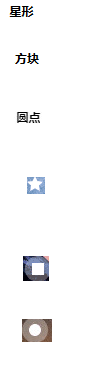
#> input picture resource/templates.bmp, 86 x 368 px
$ python human_recognizer.py
#> lines starting #> are read from the running program, lines starting #| are printed output that depends on the picture
### code_recognizer/load_templates.py
import numpy as np
from matplotlib import pyplot as plt
from skimage import io
import os

"""
加载模板
"""
tem = io.imread(os.path.join(os.path.dirname(__file__), "../resource/templates.bmp"))
#> tem is the input picture: shape (368, 86, 3); mean R, G, B 246.6, 246.4, 246.9

tem_body = []


def load_tems():
    # 加载字符
    CHAR_SIZE = 30
    i = 0
    while i < tem.shape[0]:
        j = 0
        while j < tem.shape[1] and i < tem.shape[0]:
            if tuple(tem[i][j]) != (255, 255, 255):
                tem_body.append(
                    tem[max(i - CHAR_SIZE // 4, 0):min(i + CHAR_SIZE, tem.shape[0]),
                    max(j - CHAR_SIZE // 4, 0):min(j + CHAR_SIZE, tem.shape[1])])
                i += 30
                j += 30
            else:
                j += 1
        i += 1
#> after the loop, i = 368; tem_body = 6 items


def strip(body):
    max_x = body.shape[0] - 1
    min_x = 0
    max_y = body.shape[1] - 1
    min_y = 0
    while not np.any(np.subtract(body[max_x, :].reshape(-1), 255)):
        max_x -= 1
    while not np.any(np.subtract(body[:, max_y].reshape(-1), 255)):
        max_y -= 1
    while not np.any(np.subtract(body[min_x, :].reshape(-1), 255)):
        min_x += 1
    while not np.any(np.subtract(body[min_y, :].reshape(-1), 255)):
        min_y += 1
    return body[min_x:max_x, min_y:max_y], min_x, min_y


def better(body, want):
    # 只显示字符的黑色部分
    body, _, _ = strip(body)
    max_y = 0
    min_y = body.shape[1]
    max_x = 0
    min_x = body.shape[0]
    not_want = np.array([255, 255, 255]) - want
    for i in range(body.shape[0]):
        for j in range(body.shape[1]):
            if np.linalg.norm(body[i][j] - want) < 100:
                min_y = min(min_y, j)
                max_y = max(max_y, j)
                min_x = min(min_x, i)
                max_x = max(max_x, i)
                body[i][j] = want
            else:
                body[i][j] = not_want
    return body[min_x:max_x, min_y:max_y]


load_tems()
for index, body in enumerate(tem_body):
    tem_body[index] = better(body, [0, 0, 0] if index < 3 else [255, 255, 255])
#> this loop made 6 passes
#> not_want in better on passes 1 to 6: [255, 255, 255], [255, 255, 255], [255, 255, 255], [0, 0, 0], [0, 0, 0], [0, 0, 0]

# [5 lines that do not run on import are left out]

### code_recognizer/template_recognizer.py
import os

import numpy as np
from skimage import io, feature, draw

from code_recognizer.load_templates import tem_body, strip

"""
主要的验证码破解器
"""

debug = False  # __name__ == "__main__"


# [8 lines left out: function get_index, not called in this run]


def load_image(filename="haha-demo.png"):
#> called with filename = 'haha.png'
    img = io.imread(os.path.join(os.path.dirname(__file__), "..", "resource", filename))
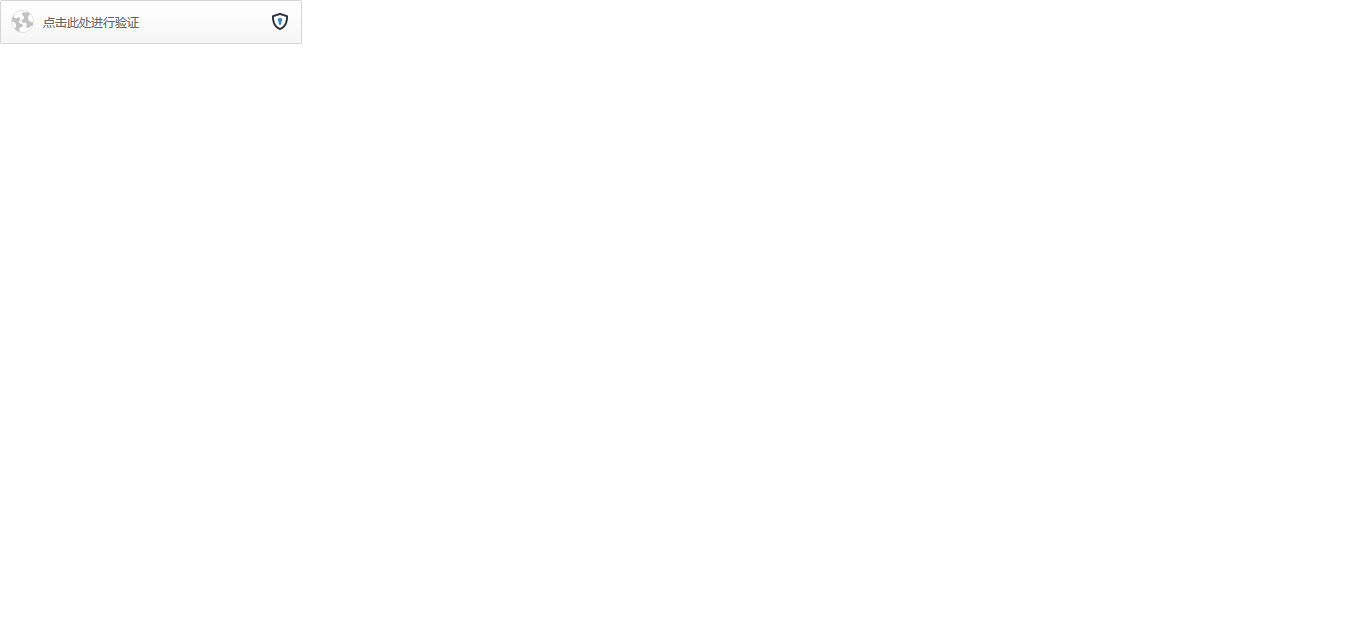
#> input picture resource/haha.png, 1366 x 630 px
#> img is the input picture: shape (630, 1366, 4); mean R, G, B, A 254.8, 254.8, 254.8, 255
    img = img[:, :, :3]
#> img: shape (630, 1366, 3)
    return img


# [50 lines left out: functions recognize, sort_by_location, visualize, not called in this run]


# [6 lines that do not run on import are left out]

### code_recognizer/human_recognizer.py
from matplotlib import pyplot as plt
from matplotlib.widgets import Button, RadioButtons
from PIL import Image
from skimage import data
from code_recognizer.template_recognizer import load_image, get_index, strip

"""
人工识别验证码
"""
a = []

def on_press(event):
    if event.inaxes is None:
        print("none")
        return
    print(event)
    a.append((event.xdata, event.ydata))
    ax = event.inaxes
    ax.scatter(event.xdata, event.ydata)


def recognize():
    a.clear()
    original_img = load_image("haha.png")
    img, xx, yy = strip(original_img)
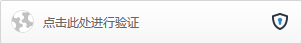
#> img: shape (43, 301, 3); mean R, G, B 242.6, 242.8, 243
#> xx = 0; yy = 0
    fig = plt.figure()
    fig.canvas.mpl_connect("button_press_event", on_press)
    ax1 = fig.add_subplot(111)
    ax1.imshow(img)
    plt.axis("off")
    plt.show()
    original = load_image()
#> call 2 of load_image, with filename = 'haha-demo.png'
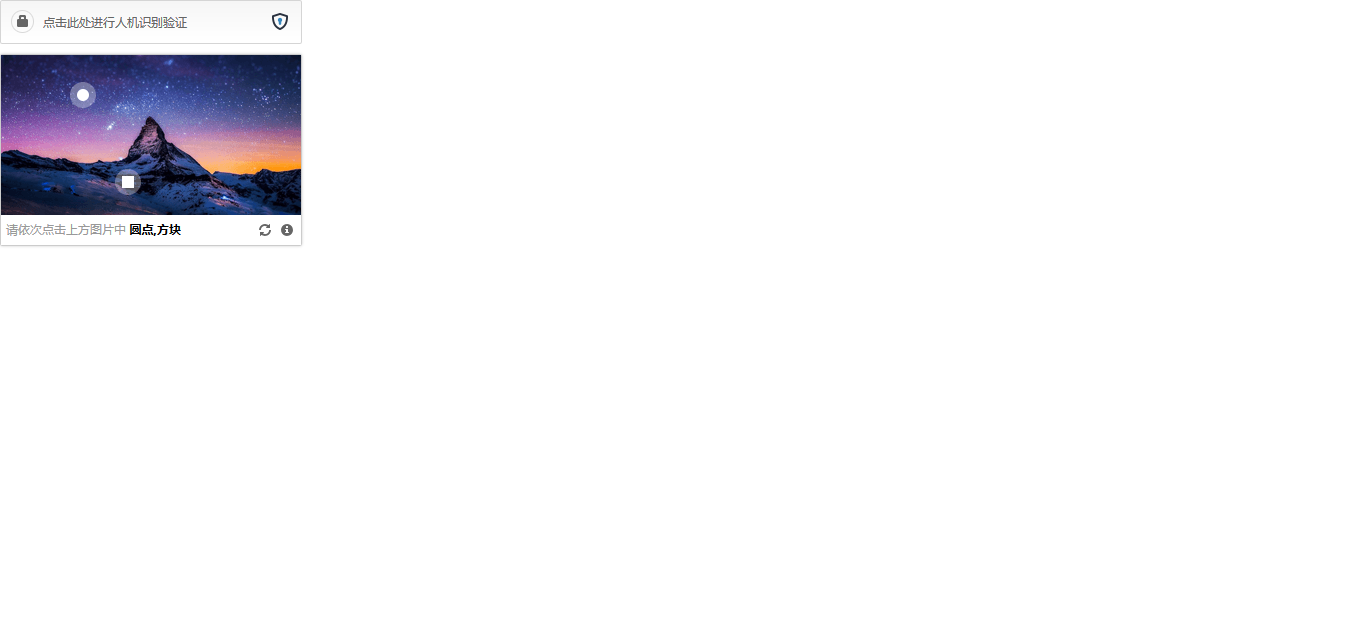
#> input picture resource/haha-demo.png, 1366 x 630 px
#> in load_image, img is the input picture: shape (630, 1366, 4); mean R, G, B, A 244.8, 244.4, 246.7, 255
    for i in range(len(a)):
        x, y = a[i]
        x, y = int(x + xx), int(y + yy)
        a[i] = (x, y)
        original[x:x + 10, y:y + 10, :] = (255, 0, 0)
#> after the loop, a = []
    return a


if __name__ == "__main__":
    recognize()
